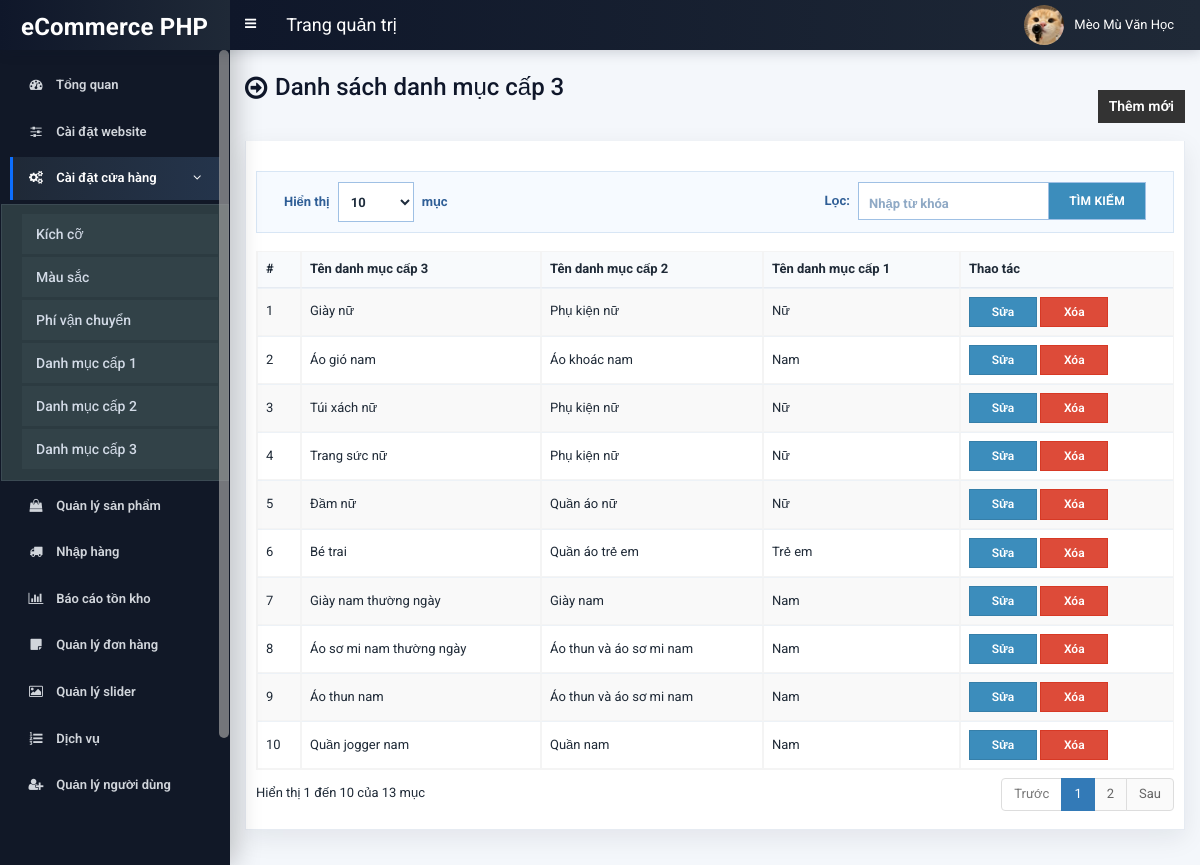
The app's page /admin/end-category.php (signed in) with its own data.
### tables this page shows
CREATE TABLE `tbl_end_category` (
  `ecat_id` int(11) NOT NULL,
  `ecat_name` varchar(255) NOT NULL,
  `mcat_id` int(11) NOT NULL
);

CREATE TABLE `tbl_mid_category` (
  `mcat_id` int(11) NOT NULL,
  `mcat_name` varchar(255) NOT NULL,
  `tcat_id` int(11) NOT NULL
);

CREATE TABLE `tbl_top_category` (
  `tcat_id` int(11) NOT NULL,
  `tcat_name` varchar(255) NOT NULL,
  `show_on_menu` int(1) NOT NULL
);

### admin/end-category.php (the view, shortened to what this page needs)
<?php require_once('header.php'); ?>
<section class="content-header">
	<div class="content-header-left">
        <h1>Danh sách danh mục cấp 3</h1>
	</div>
	<div class="content-header-right">
        <a href="end-category-add.php" class="btn btn-primary btn-sm">Thêm mới</a>
	</div>
</section>
<section class="content">
  <div class="row">
    <div class="col-md-12">
      <div class="box box-info">
        <div class="box-body table-responsive">
          <table id="example1" class="table table-bordered table-hover table-striped">
			<thead>
			    <tr>
			        <th>#</th>
                    <th>Tên danh mục cấp 3</th>
                    <th>Tên danh mục cấp 2</th>
                    <th>Tên danh mục cấp 1</th>
                    <th>Thao tác</th>
			    </tr>
			</thead>
            <tbody>
            	<?php
            	$i=0;
            	$statement = $pdo->prepare("SELECT *
                                    FROM tbl_end_category t1
                                    JOIN tbl_mid_category t2
                                    ON t1.mcat_id = t2.mcat_id
                                    JOIN tbl_top_category t3
                                    ON t2.tcat_id = t3.tcat_id
                                    ORDER BY t1.ecat_id DESC
                                    ");
            	$statement->execute();
            	$result = $statement->fetchAll(PDO::FETCH_ASSOC);
            	foreach ($result as $row) {
            		$i++;
            		?>
					<tr>
	                    <td><?php echo $i; ?></td>
	                    <td><?php echo $row['ecat_name']; ?></td>
                        <td><?php echo $row['mcat_name']; ?></td>
                        <td><?php echo $row['tcat_name']; ?></td>
	                    <td>
	                        <a href="end-category-edit.php?id=<?php echo $row['ecat_id']; ?>" class="btn btn-primary btn-xs">Sửa</a>
	                        <a href="#" class="btn btn-danger btn-xs" data-href="end-category-delete.php?id=<?php echo $row['ecat_id']; ?>" data-toggle="modal" data-target="#confirm-delete">Xóa</a>
	                    </td>
	                </tr>
            		<?php
            	}
            	?>
            </tbody>
          </table>
        </div>
      </div>
</section>
<?php require_once('footer.php'); ?>

### admin/style.css (style rules this page uses)
body { font-size: 13px; font-family: "Roboto", sans-serif; }
.content-header > h1, .content-header .content-header-left h1 { font-family: "Roboto", sans-serif; }
.box-info { padding-top: 20px; }
.content-header { overflow: hidden; }
.content-header .content-header-left { float: left; padding-top: 5px; }
.content-header .content-header-right { float: right; }
.content-header .content-header-left h1 { margin-top: 0; margin-bottom: 0; padding-left: 30px; padding-bottom: 5px; font-size: 24px; position: relative; }
.content-header .content-header-left h1:before { position: absolute; top: 0; left: 0; font-family: "FontAwesome", sans-serif; font-size: 26px; content: "\f18e"; }
.content-header .content-header-right a { position: relative; font-size: 14px; }
.box.box-info { border-top-color: #4c4c4c; }
.content-header .content-header-right a { background-color: #333333; border-color: #333333; }
.table td .btn, .table th .btn, .modal-footer .btn { border-radius: 0 !important; }
.table td .btn.btn-xs, .table td .btn.btn-sm { font-size: 12px; font-weight: 600; line-height: 1.35; padding: 6px 10px; min-width: 68px; }
table.dataTable thead .sorting, table.dataTable thead .sorting_asc, table.dataTable thead .sorting_desc, table.dataTable thead .sorting_asc_disabled, table.dataTable thead .sorting_desc_disabled { background-image: none !important; padding-right: 10px !important; }
table.dataTable thead .sorting:after, table.dataTable thead .sorting_asc:after, table.dataTable thead .sorting_desc:after, table.dataTable thead .sorting_asc_disabled:after, table.dataTable thead .sorting_desc_disabled:after { display: none !important; }

### records on screen
tbl_end_category: ecat_name "Giày nữ", mcat.mcat_name "Phụ kiện nữ", tbl_top_category.tcat_name "Nữ"
tbl_end_category: ecat_name "Áo gió nam", mcat.mcat_name "Áo khoác nam", tbl_top_category.tcat_name "Nam"
tbl_end_category: ecat_name "Túi xách nữ", mcat.mcat_name "Phụ kiện nữ", tbl_top_category.tcat_name "Nữ"
tbl_end_category: ecat_name "Trang sức nữ", mcat.mcat_name "Phụ kiện nữ", tbl_top_category.tcat_name "Nữ"
tbl_end_category: ecat_name "Đầm nữ", mcat.mcat_name "Quần áo nữ", tbl_top_category.tcat_name "Nữ"
tbl_end_category: ecat_name "Bé trai", mcat.mcat_name "Quần áo trẻ em", tbl_top_category.tcat_name "Trẻ em"
tbl_end_category: ecat_name "Giày nam thường ngày", mcat.mcat_name "Giày nam", tbl_top_category.tcat_name "Nam"
tbl_end_category: ecat_name "Áo sơ mi nam thường ngày", mcat.mcat_name "Áo thun và áo sơ mi nam", tbl_top_category.tcat_name "Nam"
tbl_end_category: ecat_name "Áo thun nam", mcat.mcat_name "Áo thun và áo sơ mi nam", tbl_top_category.tcat_name "Nam"
tbl_end_category: ecat_name "Quần jogger nam", mcat.mcat_name "Quần nam", tbl_top_category.tcat_name "Nam"

### other values on screen
$_SESSION['user']['full_name'] "Mèo Mù Văn Học"
